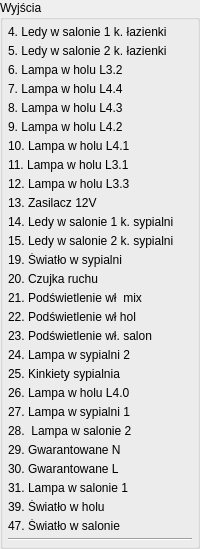
    <widget class="QGroupBox" name="groupBox_18">
     <property name="title">
      <string>Wyjścia</string>
     </property>
     <layout class="QVBoxLayout" name="verticalLayout_5">
      <property name="spacing">
       <number>5</number>
      </property>
      <property name="leftMargin">
       <number>5</number>
      </property>
      <property name="topMargin">
       <number>5</number>
      </property>
      <property name="rightMargin">
       <number>5</number>
      </property>
      <property name="bottomMargin">
       <number>5</number>
      </property>
      <item>
       <widget class="QLabel" name="label_6">
        <property name="text">
         <string>4. Ledy w salonie 1 k. łazienki</string>
        </property>
       </widget>
      </item>
      <item>
       <widget class="QLabel" name="label_7">
        <property name="text">
         <string>5. Ledy w salonie 2 k. łazienki</string>
        </property>
       </widget>
      </item>
      <item>
       <widget class="QLabel" name="label_9">
        <property name="text">
         <string>6. Lampa w holu L3.2</string>
        </property>
       </widget>
      </item>
      <item>
       <widget class="QLabel" name="label_10">
        <property name="text">
         <string>7. Lampa w holu L4.4</string>
        </property>
       </widget>
      </item>
      <item>
       <widget class="QLabel" name="label_11">
        <property name="text">
         <string>8. Lampa w holu L4.3</string>
        </property>
       </widget>
      </item>
      <item>
       <widget class="QLabel" name="label_12">
        <property name="text">
         <string>9. Lampa w holu L4.2</string>
        </property>
       </widget>
      </item>
      <item>
       <widget class="QLabel" name="label_13">
        <property name="text">
         <string>10. Lampa w holu L4.1</string>
        </property>
       </widget>
      </item>
      <item>
       <widget class="QLabel" name="label_14">
        <property name="text">
         <string>11. Lampa w holu L3.1</string>
        </property>
       </widget>
      </item>
      <item>
       <widget class="QLabel" name="label_15">
        <property name="text">
         <string>12. Lampa w holu L3.3</string>
        </property>
       </widget>
      </item>
      <item>
       <widget class="QLabel" name="label_16">
        <property name="text">
         <string>13. Zasilacz 12V</string>
        </property>
       </widget>
      </item>
      <item>
       <widget class="QLabel" name="label_17">
        <property name="text">
         <string>14. Ledy w salonie 1 k. sypialni</string>
        </property>
       </widget>
      </item>
      <item>
       <widget class="QLabel" name="label_18">
        <property name="text">
         <string>15. Ledy w salonie 2 k. sypialni</string>
        </property>
       </widget>
      </item>
      <item>
       <widget class="QLabel" name="label_32">
        <property name="text">
         <string>19. Światło w sypialni</string>
        </property>
       </widget>
      </item>
      <item>
       <widget class="QLabel" name="label_33">
        <property name="text">
         <string>20. Czujka ruchu</string>
        </property>
       </widget>
      </item>
      <item>
       <widget class="QLabel" name="label_19">
        <property name="text">
         <string>21. Podświetlenie wł  mix</string>
        </property>
       </widget>
      </item>
      <item>
       <widget class="QLabel" name="label_20">
        <property name="text">
         <string>22. Podświetlenie wł hol</string>
        </property>
       </widget>
      </item>
      <item>
       <widget class="QLabel" name="label_21">
        <property name="text">
         <string>23. Podświetlenie wł. salon</string>
        </property>
       </widget>
      </item>
      <item>
       <widget class="QLabel" name="label_22">
        <property name="text">
         <string>24. Lampa w sypialni 2</string>
        </property>
       </widget>
      </item>
      <item>
       <widget class="QLabel" name="label_23">
        <property name="text">
         <string>25. Kinkiety sypialnia</string>
        </property>
       </widget>
      </item>
      <item>
       <widget class="QLabel" name="label_24">
        <property name="text">
         <string>26. Lampa w holu L4.0</string>
        </property>
       </widget>
      </item>
      <item>
       <widget class="QLabel" name="label_25">
        <property name="text">
         <string>27. Lampa w sypialni 1</string>
        </property>
       </widget>
      </item>
      <item>
       <widget class="QLabel" name="label_26">
        <property name="text">
         <string>28.  Lampa w salonie 2</string>
        </property>
       </widget>
      </item>
      <item>
       <widget class="QLabel" name="label_28">
        <property name="text">
         <string>29. Gwarantowane N</string>
        </property>
       </widget>
      </item>
      <item>
       <widget class="QLabel" name="label_29">
        <property name="text">
         <string>30. Gwarantowane L</string>
        </property>
       </widget>
      </item>
      <item>
       <widget class="QLabel" name="label_27">
        <property name="text">
         <string>31. Lampa w salonie 1</string>
        </property>
       </widget>
      </item>
      <item>
       <widget class="QLabel" name="label_30">
        <property name="text">
         <string>39. Światło w holu</string>
        </property>
       </widget>
      </item>
      <item>
       <widget class="QLabel" name="label_31">
        <property name="text">
         <string>47. Światło w salonie</string>
        </property>
       </widget>
      </item>
      <item>
       <widget class="Line" name="line_10">
        <property name="orientation">
         <enum>Qt::Horizontal</enum>
        </property>
       </widget>
      </item>
     </layout>
    </widget>
